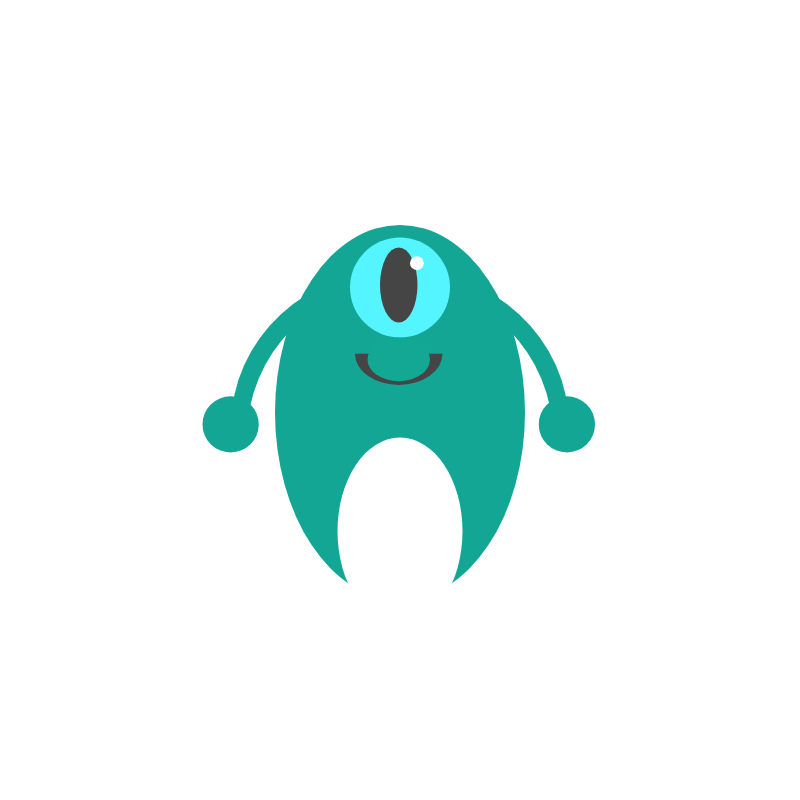
Frame 1 (no input)
Frame 60 (no input): identical to frame 1, image omitted
Frame 120 (the mouse pressed at the canvas centre since frame 60): identical to frame 1, image omitted

The p5.js sketch that drew this single still picture (run headless with seeded random() and noise() and a simulated clock; from frame 60 on, the mouse is pressed at the canvas centre):

// p5.js sketch
// ── sketch.js
function setup() {
  createCanvas(800, 800);
}

function draw() {
  noStroke();
  background(255);
  angleMode(DEGREES);
  ellipseMode(CORNER);
  translate(-100,-75)
  scale(1.25);
  //arms
  fill(19, 166, 148);
  arc(265, 275, 270, 250, 180, 0);
  //armsep
  fill(255, 255, 255);
  ellipse(277.5, 287.5, 245);
  //handL
  fill(19, 166, 148);
  ellipse(242, 377, 45, 45);
  //handR
  fill(19, 166, 148);
  ellipse(511, 377, 45, 45);
  //base
  fill(19, 166, 148);
  ellipse(300, 240, 200, 300);
  //eye
  fill(85, 245, 255);
  ellipse(360, 250, 80, 80);
  //iris
  fill(69, 69, 69);
  ellipse(384, 258, 30, 60);
  //hl
  fill(255, 255, 255);
  ellipse(408, 265, 11, 11);
  //mouth
  fill(69, 69, 69);
  push();
  rotate(180);
  arc(-434, -368, 70, 50, 180, 0);
  pop();
  //mouthcov
  fill(19, 168, 148);
  ellipse(374, 330, 50, 35);
  //legsep
  fill(255, 255, 255);
  ellipse(350, 410, 100, 150);
}
